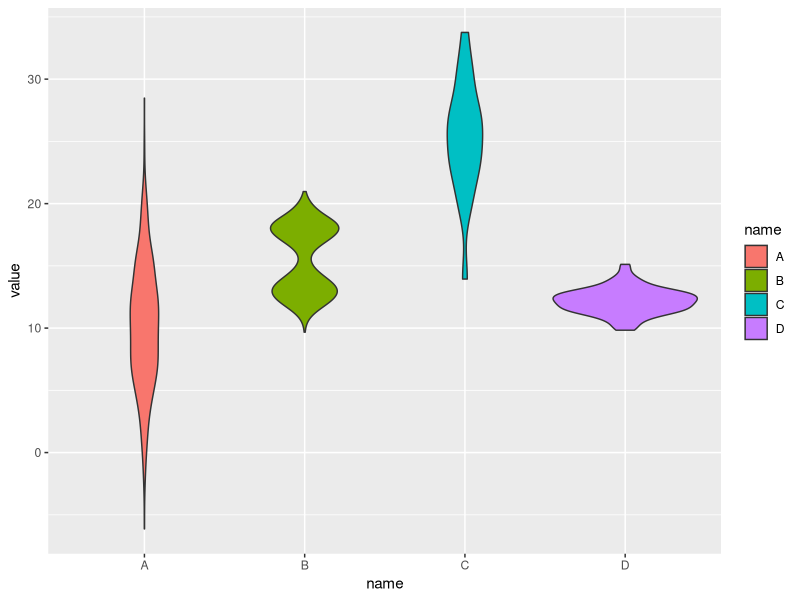

The R script that drew this image:
# Library
library(ggplot2)

# create a dataset
data <- data.frame(
  name=c( rep("A",500), rep("B",500), rep("B",500), rep("C",20), rep('D', 100)  ),
  value=c( rnorm(500, 10, 5), rnorm(500, 13, 1), rnorm(500, 18, 1), rnorm(20, 25, 4), rnorm(100, 12, 1) )
)

# Most basic violin chart
p <- ggplot(data, aes(x=name, y=value, fill=name)) + # fill=name allow to automatically dedicate a color for each group
  geom_violin()

print(p)



